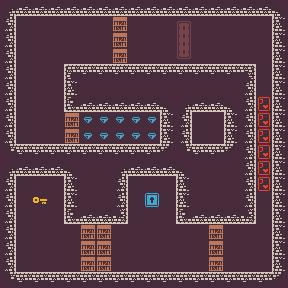

Tiled map render using the project's own tile images. Description and the whole map definition, tile-layer contents included, below:
An orthogonal 18x18 tile map with 16x16 px tiles, 3 tile layers (ground, walls, objs).

<map version="1.2" tiledversion="1.3.1" orientation="orthogonal" renderorder="right-down" compressionlevel="-1" width="18" height="18" tilewidth="16" tileheight="16" infinite="0" nextlayerid="4" nextobjectid="1">
 <editorsettings>
  <export target="maps/tut.json" format="json" />
 </editorsettings>
 <tileset firstgid="1" name="colored_packed" tilewidth="16" tileheight="16" tilecount="1056" columns="48">
  <image source="images/colored_packed.png" width="768" height="352" />
 </tileset>
 <layer id="1" name="ground" width="18" height="18">
  <data encoding="csv">
1,1,1,1,1,1,1,1,1,1,1,1,1,1,1,1,1,1,
1,1,1,1,1,1,1,1,1,1,1,1,1,1,1,1,1,1,
1,1,1,1,1,1,1,1,1,1,1,1,1,1,1,1,1,1,
1,1,1,1,1,1,1,1,1,1,1,1,1,1,1,1,1,1,
1,1,1,1,1,1,1,1,1,1,1,1,1,1,1,1,1,1,
1,1,1,1,1,1,1,1,1,1,1,1,1,1,1,1,1,1,
1,1,1,1,1,1,1,1,1,1,1,1,1,1,1,1,1,1,
1,1,1,1,1,1,1,1,1,1,1,1,1,1,1,1,1,1,
1,1,1,1,1,1,1,1,1,1,1,1,1,1,1,1,1,1,
1,1,1,1,1,1,1,1,1,1,1,1,1,1,1,1,1,1,
1,1,1,1,1,1,1,1,1,1,1,1,1,1,1,1,1,1,
1,1,1,1,1,1,1,1,1,1,1,1,1,1,1,1,1,1,
1,1,1,1,1,1,1,1,1,1,1,1,1,1,1,1,1,1,
1,1,1,1,1,1,1,1,1,1,1,1,1,1,1,1,1,1,
1,1,1,1,1,1,1,1,1,1,1,1,1,1,1,1,1,1,
1,1,1,1,1,1,1,1,1,1,1,1,1,1,1,1,1,1,
1,1,1,1,1,1,1,1,1,1,1,1,1,1,1,1,1,1,
1,1,1,1,1,1,1,1,1,1,1,1,1,1,1,1,1,1
</data>
 </layer>
 <layer id="2" name="walls" width="18" height="18">
  <data encoding="csv">
163,116,116,116,116,116,116,116,116,116,116,116,116,116,116,116,116,164,
69,0,0,0,0,0,0,0,0,0,0,0,0,0,0,0,0,67,
69,0,0,0,0,0,0,0,0,0,0,0,0,0,0,0,0,67,
69,0,0,0,0,0,0,0,0,0,0,0,0,0,0,0,0,67,
69,0,0,0,19,20,20,20,20,20,20,20,20,20,20,21,0,67,
69,0,0,0,67,0,0,0,0,0,0,0,0,0,0,69,0,67,
69,0,0,0,115,116,116,116,116,116,164,163,116,116,164,69,0,67,
69,0,0,0,0,0,0,0,0,0,67,69,0,0,67,69,0,67,
69,0,0,0,0,0,0,0,0,0,67,69,0,0,67,69,0,67,
211,20,20,20,20,20,20,20,20,20,212,211,20,20,212,69,0,67,
163,116,116,116,164,0,0,163,116,116,116,164,0,0,0,69,0,67,
69,0,0,0,67,0,0,69,0,0,0,67,0,0,0,69,0,67,
69,0,0,0,67,0,0,69,0,0,0,67,0,0,0,69,0,67,
69,0,0,0,115,116,116,117,0,0,0,115,116,116,116,117,0,67,
69,0,0,0,0,0,0,0,0,0,0,0,0,0,0,0,0,67,
69,0,0,0,0,0,0,0,0,0,0,0,0,0,0,0,0,67,
69,0,0,0,0,0,0,0,0,0,0,0,0,0,0,0,0,67,
211,20,20,20,20,20,20,20,20,20,20,20,20,20,20,20,20,212
</data>
 </layer>
 <layer id="3" name="objs" width="18" height="18">
  <data encoding="csv">
0,0,0,0,0,0,0,0,0,0,0,0,0,0,0,0,0,0,
0,0,0,0,0,0,0,294,0,0,0,13,0,0,0,0,0,0,
0,0,0,0,0,0,0,294,0,0,0,9,0,0,0,0,0,0,
0,0,0,0,0,0,0,294,0,0,0,1073741837,0,0,0,0,0,0,
0,0,0,0,0,0,0,0,0,0,0,0,0,0,0,0,0,0,
0,0,0,0,0,0,0,0,0,0,0,0,0,0,0,0,0,0,
0,0,0,0,0,0,0,0,0,0,0,0,0,0,0,0,799,0,
0,0,0,0,294,216,216,216,216,216,0,0,0,0,0,0,799,0,
0,0,0,0,294,216,216,216,216,216,0,0,0,0,0,0,799,0,
0,0,0,0,0,0,0,0,0,0,0,0,0,0,0,0,799,0,
0,0,0,0,0,0,0,0,0,0,0,0,0,0,0,0,799,0,
0,0,0,0,0,0,0,0,0,0,0,0,0,0,0,0,799,0,
0,0,561,0,0,0,0,0,0,529,0,0,0,0,0,0,0,0,
0,0,0,0,0,0,0,0,0,0,0,0,0,0,0,0,0,0,
0,0,0,0,0,294,294,0,0,0,0,0,0,294,0,0,0,0,
0,0,0,0,0,294,294,0,0,0,0,0,0,294,0,0,0,0,
0,0,0,0,0,294,294,0,0,0,0,0,0,294,0,0,0,0,
0,0,0,0,0,0,0,0,0,0,0,0,0,0,0,0,0,0
</data>
 </layer>
</map>
